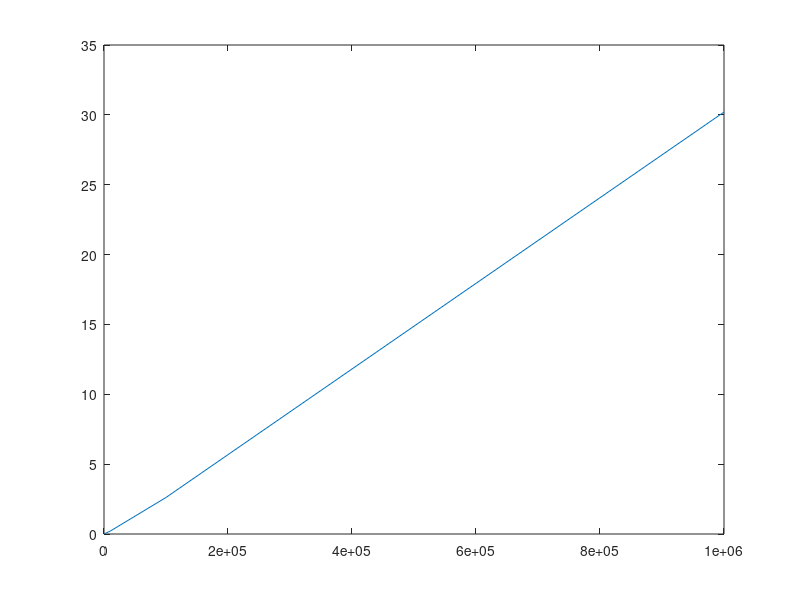

Write the MATLAB code that produced this figure.
x = [1000; 10000; 100000; 1000000];
y = [0.0241686670051422; 0.205211911998049; 2.61453032099962; 30.1999625470053];

plot(x,y)